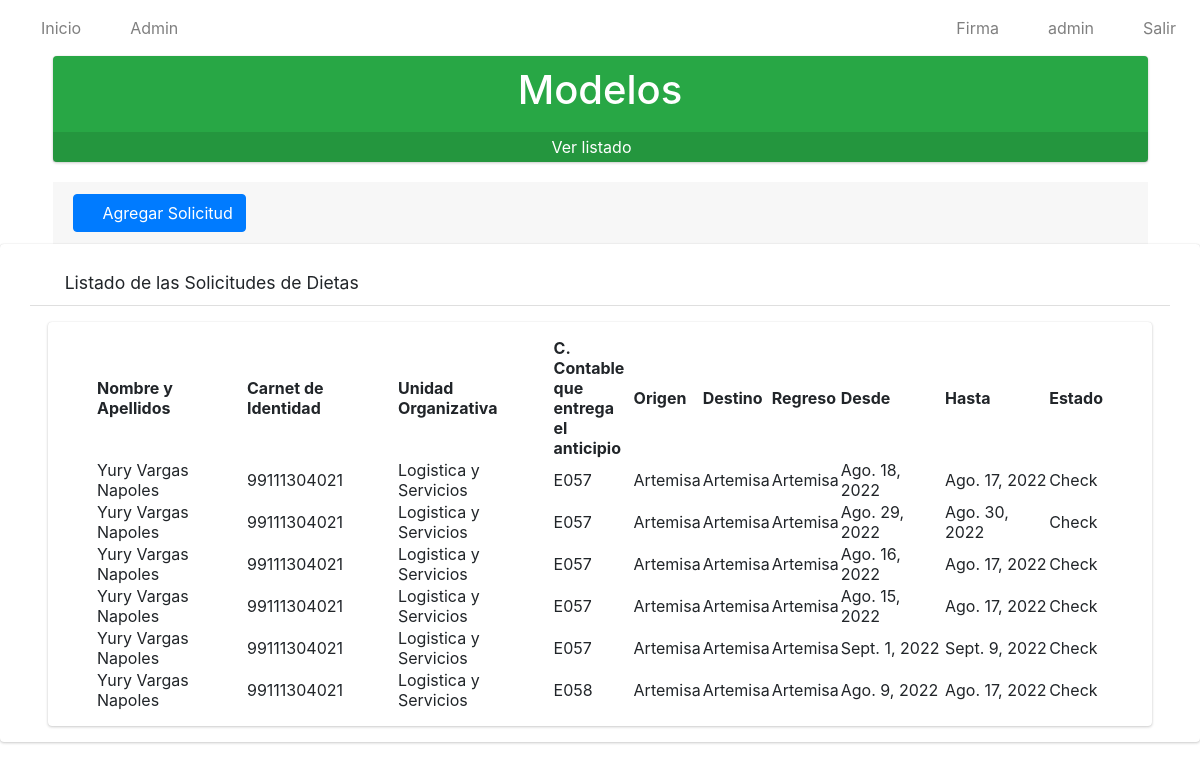
Before: / (signed in) with the older database file.
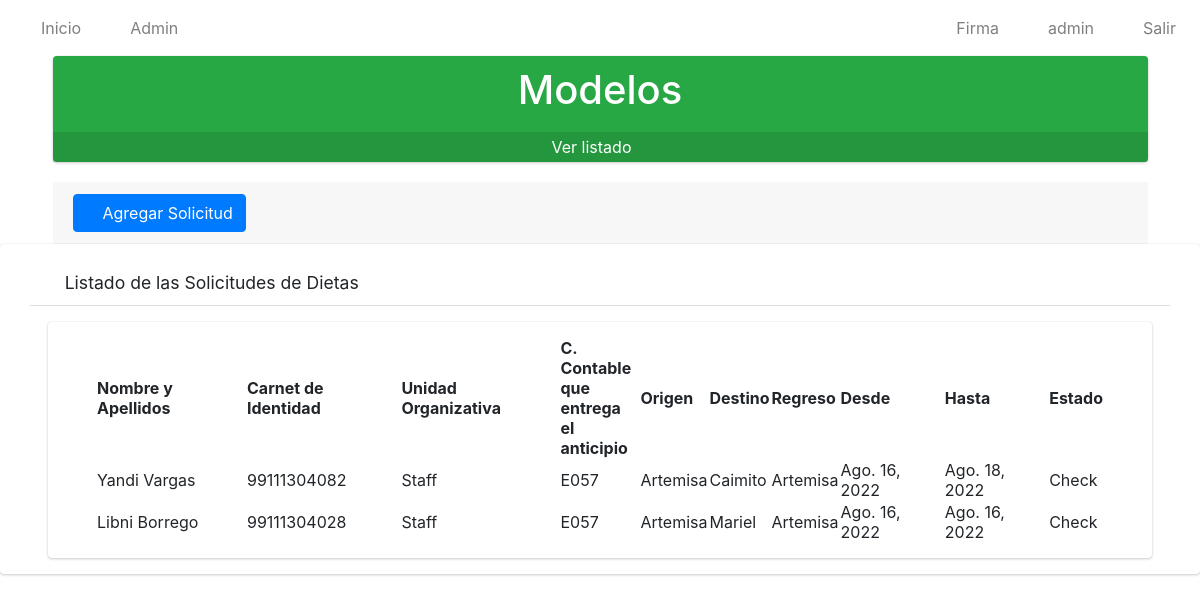
After: the same page with the newer database file.
### app/models.py (models this page shows, shortened)
class Solicitud(models.Model):
    numero=models.IntegerField()
    solicitante=models.ForeignKey(Solicitante, on_delete=models.CASCADE)
    trabajador=models.ForeignKey(Trabajador, on_delete=models.CASCADE)
    unidad_organizativa=models.ForeignKey(Unidad_Organizativa, on_delete=models.CASCADE)
    c_contable=models.CharField(max_length=4)
    provincia=models.ForeignKey(Provincia, on_delete=models.CASCADE)
    origen=models.ForeignKey(Municipio, on_delete=models.CASCADE, related_name='municipio_origen')
    destino=models.ForeignKey(Municipio, on_delete=models.CASCADE, related_name='municipio_destino')
    regreso=models.ForeignKey(Municipio, on_delete=models.CASCADE, related_name='municipio_regreso')
    fecha_inicio=models.DateField()
    fecha_final=models.DateField()
    parleg=models.ForeignKey(PARLEG, on_delete=models.CASCADE)
    cargo_presupuesto=models.ForeignKey(Cargo_al_Presupuesto, on_delete=models.CASCADE)
    autoriza=models.ForeignKey(Autoriza, on_delete=models.CASCADE)
    estado=models.CharField(max_length=20)
    observaciones=models.CharField(max_length=500)
    class Meta:
        verbose_name="Solicitud"
        verbose_name_plural="Solicitudes"

class Trabajador(models.Model):
    usuario=models.OneToOneField(User, on_delete=models.CASCADE)
    ci=models.CharField(max_length=11, unique=True)
    def __str__(self):
            return self.usuario.first_name+' '+self.usuario.last_name
    class Meta:
        verbose_name = "Trabajador"
        verbose_name_plural = "Trabajadores"

class Unidad_Organizativa(models.Model):
    nombre=models.CharField(max_length=100)
    def __str__(self):
        return self.nombre
    class Meta:
        verbose_name="Unidad Organizativa"
        verbose_name_plural="Unidades Organizativas"

class Municipio(models.Model):
    nombre=models.CharField(max_length=30)
    provincia=models.ForeignKey(Provincia, on_delete=models.CASCADE)
    def __str__(self):
        return self.nombre
    class Meta:
        verbose_name="Municipio"
        verbose_name_plural="Municipios"

### app/views.py (the view)
# urls.py: path('', SolicitudListView.as_view(), name='solicitudes'),
class SolicitudListView(ListView):
    model = Solicitud
    template_name = 'solicitudes/listar.html'
    @method_decorator(login_required)
    def dispatch(self, request, *args, **kwargs):
        return super().dispatch(request,*args,** kwargs)
    def get_context_data(self, **kwargs):
        context = super().get_context_data(**kwargs)
        context['title'] = "Listado de Solicitudes"
        return context

### app/templates/solicitudes/listar.html
{% extends 'base.html' %}
{% load static %}
{% block content %}
    <div class="row pl-5 pr-5" >
         <div>
            <div class="small-box bg-success">
                <div class="inner">
                    <h1 style="color: white;" class="text-center">
                        Modelos
                    </h1>
                </div>
                <div class="icon"><i class="fas fa-check-square"></i>
                </div>
                {% if perms.app.view_modelo %}
                <a href="{% url 'listarMod' %}" class="small-box-footer" style="color: white !important;">
                Ver listado <i class="fas fa-arrow-circle-right" style="color: white;"></i>
                </a>
                {% else %}
                <a href="#" class="small-box-footer" style="color: white !important;">
                No tiene permisos para ver los Modelos <i class="fas fa-eye-slash" style="color: white;"></i>
                </a>
                {% endif %}
            </div>
             {% if perms.app.add_solicitud %}
             <div class=" card-footer mt-3">
            <a href="{% url 'crear_solicitud' %}" type="button" class="btn btn-primary">
                <i class="fas fa-plus"></i>
                Agregar Solicitud
            </a>
        </div>
             {% endif %}
        </div>
    </div>
    <div class=" card card-default">
        <div class="card-header px-3 mb-3 mt-3 container">
            <h3 class="card-title">
            <i class="fas fa-search"></i>
                Listado de las Solicitudes de Dietas
            </h3>
            </div>
        <div class="card card-body content-header mx-5 px-5">
            <table id="myTable" class="display" style="width: 100%;">
                <thead>
                    <tr>
                        <th>Nombre y Apellidos</th>
                        <th>Carnet de Identidad</th>
                        <th>Unidad Organizativa</th>
                        <th>C. Contable que entrega el anticipio</th>
                        <th>Origen</th>
                        <th>Destino</th>
                        <th>Regreso</th>
                        <th>Desde</th>
                        <th>Hasta</th>
                        <th>Estado</th>
                    </tr>
                </thead>
                <tbody>
                    {% for i in object_list %}
                    <tr>
                        <td style="width: 150px;">{{i.trabajador}}</td>
                        <td>{{i.trabajador.ci}}</td>
                        <td>{{i.unidad_organizativa}}</td>
                        <td style="width: 80px;">{{i.c_contable}}</td>
                        <td>{{i.origen}}</td>
                        <td>{{i.destino}}</td>
                        <td>{{i.regreso}}</td>
                        <td>{{i.fecha_inicio}}</td>
                        <td>{{i.fecha_final}}</td>
                        <td>{{i.estado}}</td>
                    </tr>
                    {% endfor %}
                </tbody>
            </table>
        </div>
    </div>
{% endblock %}

Changed rows visible on the page:
removed Solicitud: trabajador "Yury Vargas Napoles", trabajador.ci "99111304021", unidad_organizativa "Logistica y Servicios", c_contable "E057", origen "Artemisa", destino "Artemisa", regreso "Artemisa", fecha_inicio "Ago. 18, 2022", fecha_final "Ago. 17, 2022", estado "Check"
removed Solicitud: trabajador "Yury Vargas Napoles", trabajador.ci "99111304021", unidad_organizativa "Logistica y Servicios", c_contable "E057", origen "Artemisa", destino "Artemisa", regreso "Artemisa", fecha_inicio "Ago. 29, 2022", fecha_final "Ago. 30, 2022", estado "Check"
removed Solicitud: trabajador "Yury Vargas Napoles", trabajador.ci "99111304021", unidad_organizativa "Logistica y Servicios", c_contable "E057", origen "Artemisa", destino "Artemisa", regreso "Artemisa", fecha_inicio "Ago. 16, 2022", fecha_final "Ago. 17, 2022", estado "Check"
removed Solicitud: trabajador "Yury Vargas Napoles", trabajador.ci "99111304021", unidad_organizativa "Logistica y Servicios", c_contable "E057", origen "Artemisa", destino "Artemisa", regreso "Artemisa", fecha_inicio "Sept. 1, 2022", fecha_final "Sept. 9, 2022", estado "Check"
removed Solicitud: trabajador "Yury Vargas Napoles", trabajador.ci "99111304021", unidad_organizativa "Logistica y Servicios", c_contable "E058", origen "Artemisa", destino "Artemisa", regreso "Artemisa", fecha_inicio "Ago. 9, 2022", fecha_final "Ago. 17, 2022", estado "Check"
changed Solicitud: trabajador "Yury Vargas Napoles" → "Yandi Vargas"; trabajador.ci "99111304021" → "99111304082"; unidad_organizativa "Logistica y Servicios" → "Staff"; destino "Artemisa" → "Caimito"; fecha_inicio "Ago. 15, 2022" → "Ago. 16, 2022"; fecha_final "Ago. 17, 2022" → "Ago. 18, 2022"
added Solicitud: trabajador "Libni Borrego", trabajador.ci "99111304028", unidad_organizativa "Staff", c_contable "E057", origen "Artemisa", destino "Mariel", regreso "Artemisa", fecha_inicio "Ago. 16, 2022", fecha_final "Ago. 16, 2022", estado "Check"
